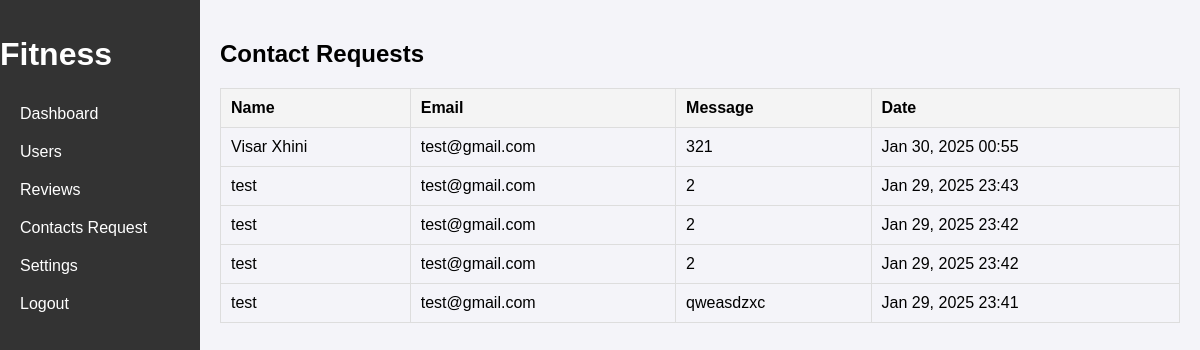
Page /login/contacts.php (signed in) on the committed database.
### tables this page shows
CREATE TABLE `contact_requests` (
  `id` int(11) NOT NULL,
  `name` varchar(255) NOT NULL,
  `email` varchar(255) NOT NULL,
  `message` text NOT NULL,
  `submitted_at` timestamp NOT NULL DEFAULT current_timestamp()
);

### login/contacts.php (the view, shortened to what this page needs)
<!DOCTYPE html>
<html lang="en">
<head>
</head>
<body>
<?php
$servername = "localhost";
$username = "root";
$password = "";
$dbname = "fitness_app";
$conn = new mysqli($servername, $username, $password, $dbname);
$contact_query = "SELECT id, name, email, message, submitted_at FROM contact_requests ORDER BY submitted_at DESC";
$contact_result = $conn->query($contact_query);
?>
<?php include 'sidebar.php'?>
    <div class="content">
        <h2>Contact Requests</h2>
        <table>
            <thead>
                <tr>
                    <th>Name</th>
                    <th>Email</th>
                    <th>Message</th>
                    <th>Date</th>
                </tr>
            </thead>
            <tbody>
                <?php if ($contact_result->num_rows > 0): ?>
                    <?php while ($row = $contact_result->fetch_assoc()): ?>
                        <tr>
                            <td><?php echo htmlspecialchars($row['name']); ?></td>
                            <td><?php echo htmlspecialchars($row['email']); ?></td>
                            <td><?php echo htmlspecialchars($row['message']); ?></td>
                            <td><?php echo date('M d, Y H:i', strtotime($row['submitted_at'])); ?></td>
                        </tr>
                    <?php endwhile; ?>
                <?php else: ?>
                    <tr>
                        <td colspan="4">No contact requests found.</td>
                    </tr>
                <?php endif; ?>
            </tbody>
        </table>
    </div>
</body>
</html>

### login/contacts.php (style rules this page uses)
body { font-family: Arial, sans-serif; background-color: #f4f4f9; margin: 0; padding: 0; display: flex; }
.content { margin-left: 200px; padding: 20px; flex-grow: 1; }
table { width: 100%; border-collapse: collapse; margin-top: 20px; }
table, th, td { border: 1px solid #ddd; }
th, td { padding: 10px; text-align: left; }
th { background-color: #f4f4f4; }

### rows in the picture
contact_requests: name "Visar Xhini", email "test@gmail.com", message "321", submitted_at "Jan 30, 2025 00:55"
contact_requests: name "test", email "test@gmail.com", message "2", submitted_at "Jan 29, 2025 23:43"
contact_requests: name "test", email "test@gmail.com", message "2", submitted_at "Jan 29, 2025 23:42"
contact_requests: name "test", email "test@gmail.com", message "2", submitted_at "Jan 29, 2025 23:42"
contact_requests: name "test", email "test@gmail.com", message "qweasdzxc", submitted_at "Jan 29, 2025 23:41"
